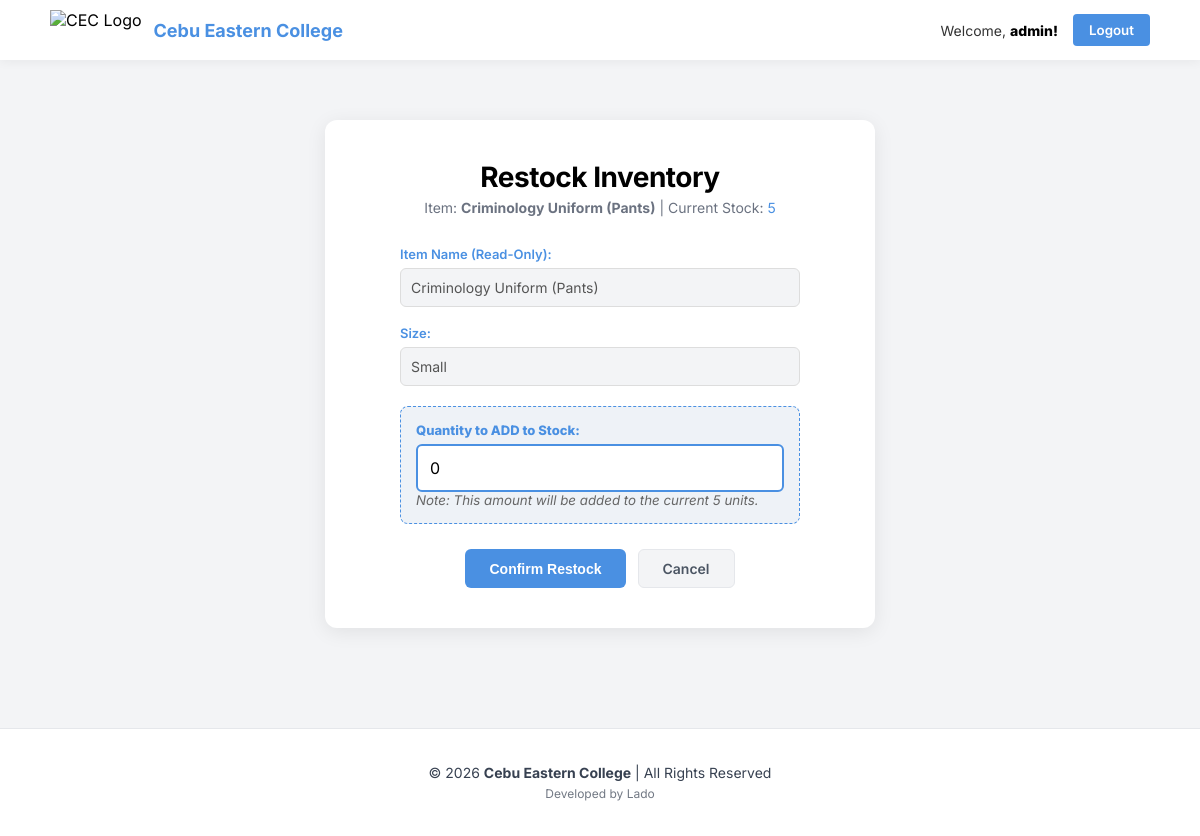
Before: /edit/6/ (signed in) with the older database file.
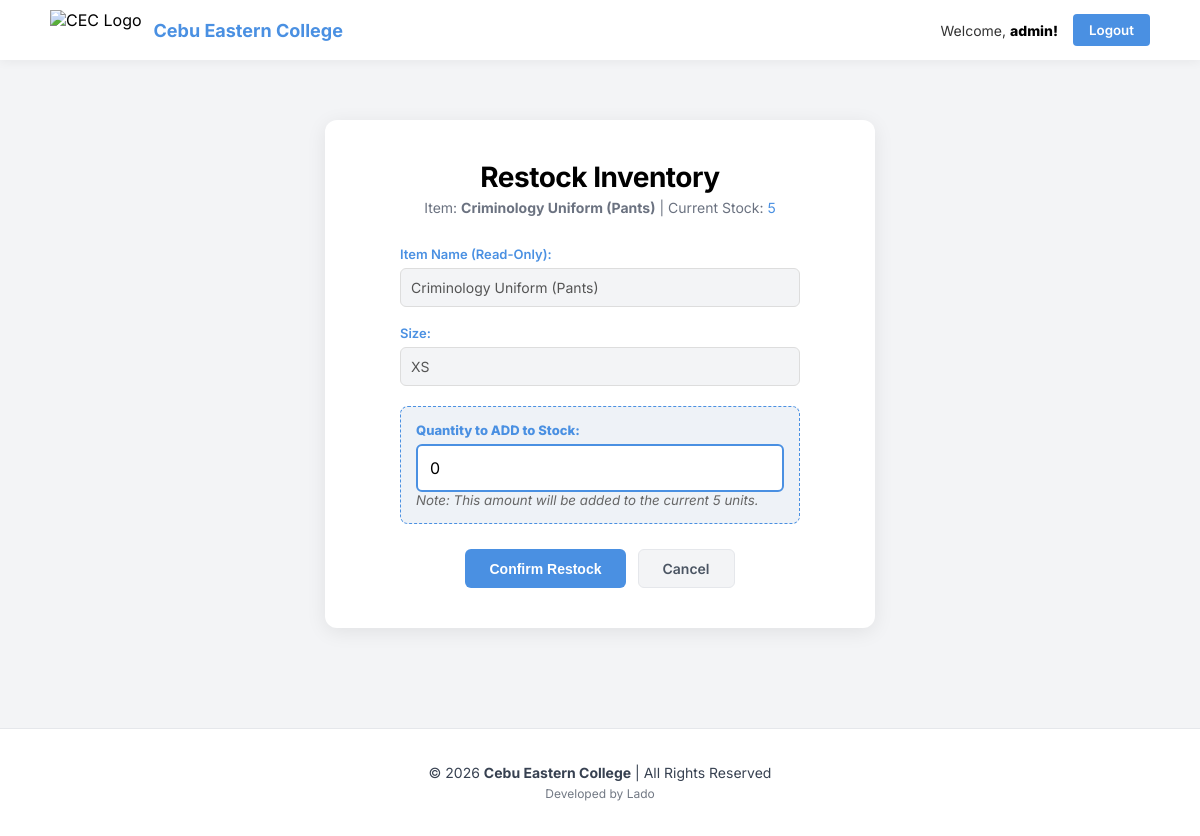
After: the same page with the newer database file.
### inventory/models.py (models this page shows, shortened)
class UniformItem(models.Model):
    SIZE_CHOICES = [
        ('XS', 'Extra Small'), ('S', 'Small'), ('M', 'Medium'),
        ('L', 'Large'), ('XL', 'Extra Large'), ('XXL', '2XL'), ('XXXL', '3XL'), ('N/A', 'N/A'),
    ]
    name = models.CharField(max_length=100)
    size = models.CharField(max_length=10, choices=SIZE_CHOICES)
    quantity = models.PositiveIntegerField()
    price = models.DecimalField(max_digits=8, decimal_places=2)

### inventory/views.py (the view, shortened to what this page needs)
# urls.py: path('edit/<int:pk>/', views.edit_product, name='edit_product'),
@login_required
@user_passes_test(admin_required)
def edit_product(request, pk):
    item = get_object_or_404(UniformItem, pk=pk)
    return render(request, 'inventory/edit.html', {'item': item})

### inventory/views.py (called while the page is built)
def admin_required(user):
    return user.is_superuser

### inventory/templates/inventory/edit.html (shortened to what this page needs)
{% load static %}
<!DOCTYPE html>
<html lang="en">
<head>
    <link rel="stylesheet" href="{% static 'inventory/css/edit.css' %}">
</head>
<body>
<header class="top-nav">
    <div class="logo-section">
        <img src="{% static 'inventory/images/school-logo.jpg' %}" alt="CEC Logo" class="nav-logo">
        <span class="logo-text">Cebu Eastern College</span>
    </div>
    <div class="user-section">
        {% if user.is_authenticated %}
            <span class="user-greeting">Welcome, <strong>{{ user.username }}!</strong></span>
            <form method="post" action="{% url 'logout' %}" style="display: inline;">
                <button type="submit" class="logout-btn">Logout</button>
            </form>
        {% endif %}
    </div>
</header>
<main class="main-wrapper">
    <div class="card-container">
        <h1 class="main-title">Restock Inventory</h1>
        <p class="sub-heading">Item: <strong>{{ item.name }}</strong> | Current Stock: <span style="color: #4a90e2;">{{ item.quantity }}</span></p>
        <form method="post" class="styled-form">
            <div class="form-fields">
                <p>
                    <label for="id_name">Item Name (Read-Only):</label>
                    <input type="text" value="{{ item.name }}" disabled style="background-color: #f3f4f6; cursor: not-allowed;">
                </p>
                <p>
                    <label for="id_size">Size:</label>
                    <input type="text" value="{{ item.size }}" disabled style="background-color: #f3f4f6; cursor: not-allowed;">
                </p>
                <p style="margin-top: 20px; padding: 15px; background: #eef2f7; border-radius: 8px; border: 1px dashed #4a90e2;">
                    <label style="color: #4a90e2; font-weight: 800;">Quantity to ADD to Stock:</label>
                    <input type="number" name="add_stock" value="0" min="0" required
                           style="width: 100%; padding: 12px; border: 2px solid #4a90e2; border-radius: 6px; font-size: 16px;">
                    <small style="color: #666; font-style: italic;">Note: This amount will be added to the current {{ item.quantity }} units.</small>
                </p>
            </div>
            <div class="button-row">
                <button type="submit" class="btn add-btn">Confirm Restock</button>
                <a href="{% url 'product_list' %}" class="btn cancel-btn" style="text-decoration: none; text-align: center;">Cancel</a>
            </div>
        </form>
    </div>
</main>
<footer class="site-footer">
    <p>&copy; 2026 <strong>Cebu Eastern College</strong> | All Rights Reserved</p>
    <p class="dev-tag">Developed by Lado</p>
</footer>
</body>
</html>

Changed rows visible on the page:
changed UniformItem "Criminology Uniform (Pants)": size "Small" → "XS"
